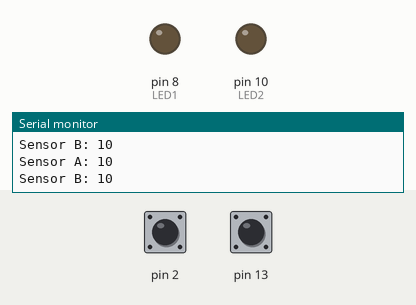
Recording of a sketch running on a simulated Arduino Uno, built with avr-gcc and run on an emulated ATmega328P. Shown: output pins drawn as LEDs (lit = HIGH), the last lines printed to the serial monitor. The inputs (shaded band) are chosen by the test bench; at power-on: pin 2 HIGH, pin 13 HIGH.

Above: at 1.2 s.
1.3 s: pin 2 pulled LOW for 0.25 s
At 1.55 s:
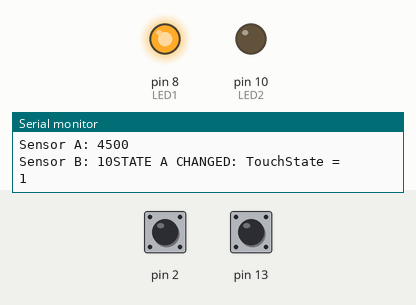
3.1 s: pin 13 pulled LOW for 0.25 s
At 3.31 s:
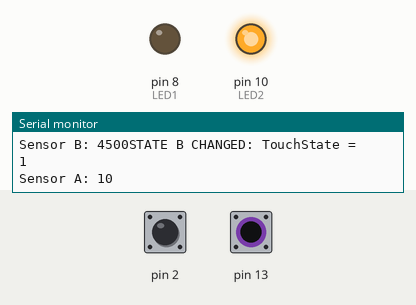
5.0 s: pin 13 pulled LOW for 3.2 s
At 9.6 s:
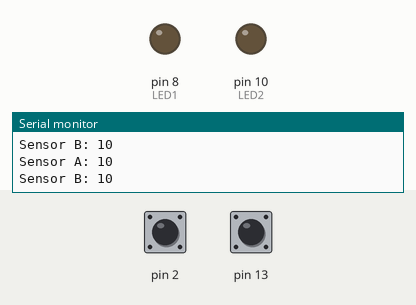
11.2 s: pin 2 pulled LOW for 3.2 s
At 11.9 s:
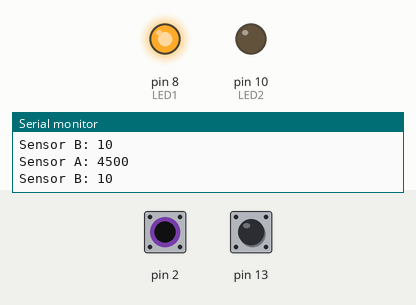
15.9 s: pin 2 driven LOW and pin 13 driven LOW
At 17.0 s:
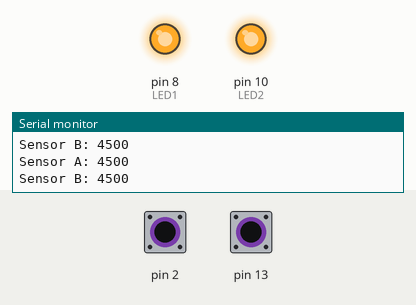
Timing chart, 0 to 18.4 s (numbered marks = the images above; inputs shaded):
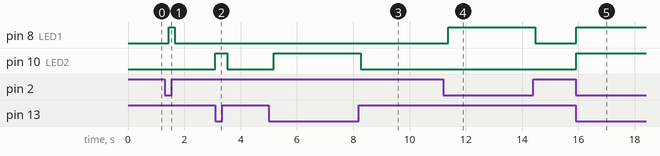

The sketch:

Multi_Cap_Sensor_Calibrating_oct23.ino
```cpp
//capacitive sensor prototype w/ LED indicator
// supports one cap sensor & what should be an autocalibrating threshold
// currently this is working with USB power grounded & ungrounded and with battery power, but not with wall power

// capacitive sensing includes
#include <CapacitiveSensor.h>

CapacitiveSensor sensorA = CapacitiveSensor(4,2);  // 1M resistor between pins 4 & 2, pin 2 is sensor pin
CapacitiveSensor sensorB = CapacitiveSensor(12,13);  // 1M resistor between pins 4 & 2, pin 2 is sensor pin
long previousReadingA = 0;
long previousReadingB = 0;
int cycles = 0; // count of readings
bool touchStateA = false; // false when no touch, true when touched
bool previousStateA = false;
bool touchStateB = false; // false when no touch, true when touched
bool previousStateB = false;
uint8_t LED1 = 8; // sensor A indicator led
uint8_t LED2 = 10; // sensor B indicator led

void setup() {
  sensorA.set_CS_AutocaL_Millis(1000); // may want to play with this value
  Serial.begin(115200);
  pinMode(LED1, OUTPUT);
  pinMode(LED2, OUTPUT);
  digitalWrite(LED1,LOW);
  digitalWrite(LED2,LOW);
}

void loop() {
  long measurementA =  sensorA.capacitiveSensor(30); // take measurement
  Serial.println(); //debug
  Serial.print("Sensor A: ");
  Serial.print(measurementA);

  long measurementB =  sensorB.capacitiveSensor(30); // take measurement
  Serial.println(); //debug
  Serial.print("Sensor B: ");
  Serial.print(measurementB);

//periodic recalibration every x cycles
  if(cycles>=50){
    sensorA.set_CS_AutocaL_Millis(1000);
    sensorB.set_CS_AutocaL_Millis(1000);
    cycles = 0; //reset cycles
    Serial.println("recalibrating");
  }

//State change based on relation to previous measurement
  if(measurementA>10+(previousReadingA * 2)){
    touchStateA = true;
    digitalWrite(LED1,HIGH);
  }else if(measurementA<(previousReadingA * 0.5)){
    touchStateA = false;
    digitalWrite(LED1,LOW);
  }

  if(measurementB>10+(previousReadingB * 2)){
    touchStateB = true;
    digitalWrite(LED2,HIGH);
  }else if(measurementB<(previousReadingB * 0.5)){
    touchStateB = false;
    digitalWrite(LED2,LOW);
  }

  if(previousStateA!= touchStateA){
    Serial.println("STATE A CHANGED: TouchState = ");
    Serial.print(touchStateA);

  previousStateA = touchStateA;
  }

  if(previousStateB!= touchStateB){
    Serial.println("STATE B CHANGED: TouchState = ");
    Serial.print(touchStateB);

  previousStateB = touchStateB;
  }

  delay(200);
  previousReadingA = measurementA;
  previousReadingB = measurementB;
  cycles++;
}
```

Measured:
- after the input at 1.3 s, pin 8 (LED1): LOW → HIGH after 0.15 s, → LOW 0.21 s later
- after the input at 3.1 s, pin 10 (LED2): LOW → HIGH at once, → LOW 0.41 s later
- after the input at 5.0 s, pin 10 (LED2): LOW → HIGH after 0.17 s, → LOW 3.1 s later
- after the input at 11.2 s, pin 8 (LED1): LOW → HIGH after 0.17 s, → LOW 3.1 s later
- after the input at 15.9 s, pin 8 (LED1), pin 10 (LED2): LOW → HIGH at once
